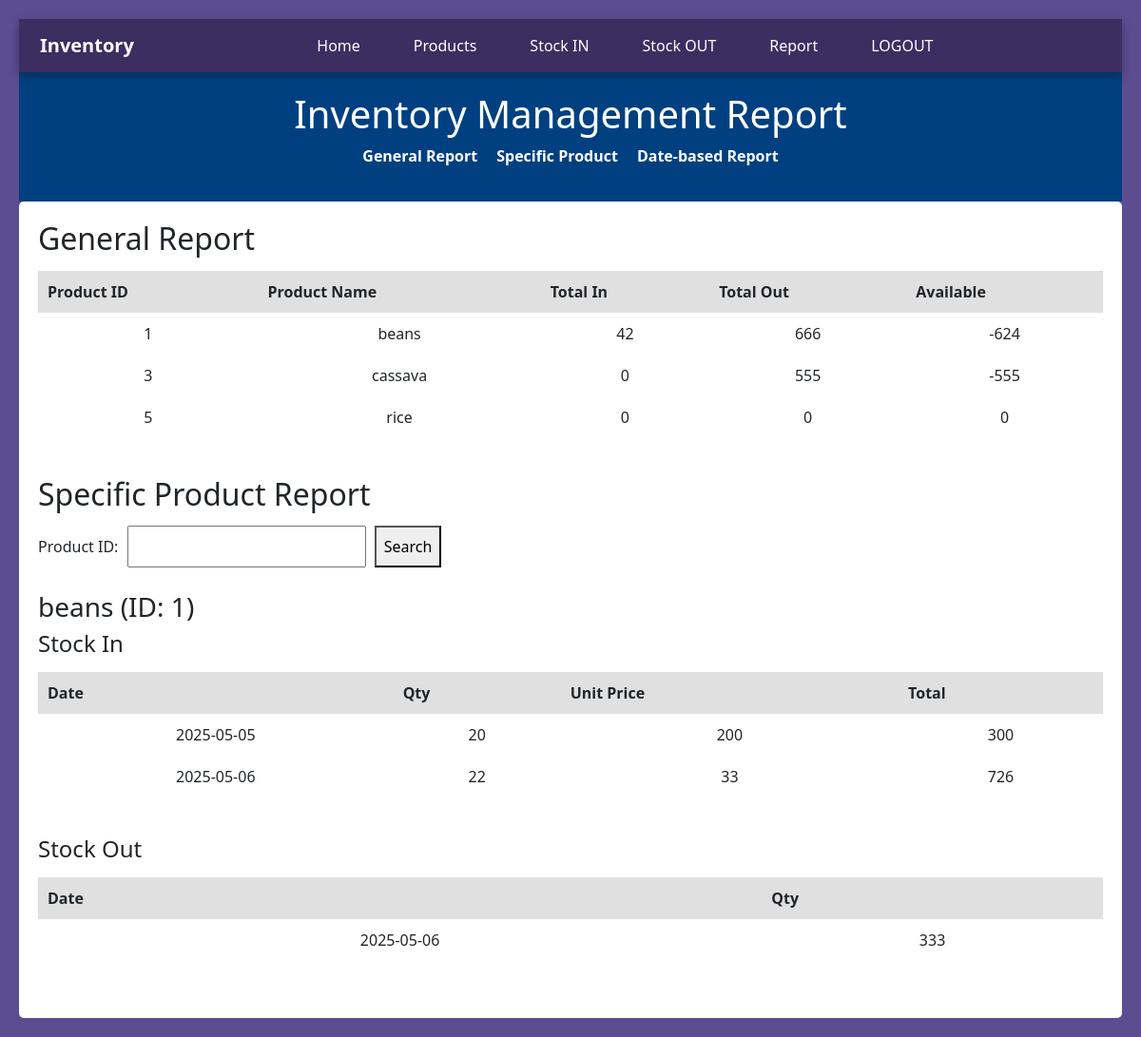
Screenshot of /specific.php?id=1 with the database file from the repository.
### tables this page shows
CREATE TABLE `products` (
  `Product_Id` int(11) NOT NULL,
  `Product_Name` varchar(250) NOT NULL
);

CREATE TABLE `stock_in` (
  `Product_Id` int(11) NOT NULL,
  `Date` date NOT NULL DEFAULT current_timestamp(),
  `Quantity` int(11) NOT NULL,
  `Unit_Price` int(11) NOT NULL,
  `Total_Price` int(11) NOT NULL
);

CREATE TABLE `stock_out` (
  `Product_Id_out` int(11) NOT NULL,
  `Date_out` date NOT NULL DEFAULT current_timestamp(),
  `Quantity_out` varchar(250) NOT NULL
);

### specific.php (the view, shortened to what this page needs)
<?php
include("connect.php")
?>
<!DOCTYPE html>
<html lang="en">
<head>
  <link href="https://cdn.jsdelivr.net/npm/bootstrap@5.3.3/dist/css/bootstrap.min.css" rel="stylesheet">
</head>
<body>
<nav class="navbar navbar-expand-lg navbar-custom">
  <div class="container">
    <a class="navbar-brand text-white fw-bold" href="#">Inventory</a>
    <div class="collapse navbar-collapse justify-content-center" id="navMenu">
      <ul class="navbar-nav">
        <li class="nav-item"><a class="nav-link" href="#">Home</a></li>
        <li class="nav-item"><a class="nav-link" href="product.php">Products</a></li>
        <li class="nav-item"><a class="nav-link" href="stock_in.php">Stock IN</a></li>
        <li class="nav-item"><a class="nav-link" href="stockout.php">Stock OUT</a></li>
        <li class="nav-item"><a class="nav-link" href="report.php">Report</a></li>
        <li class="nav-item"><a class="nav-link" href="logout.php">LOGOUT</a></li>
      </ul>
    </div>
  </div>
</nav>
<header>
    <h1>Inventory Management Report</h1>
    <nav>
        <ul>
            <li><a href="#general">General Report</a></li>
            <li><a href="#specific">Specific Product</a></li>
            <li><a href="#periodic">Date-based Report</a></li>
        </ul>
    </nav>
</header>
<main>
    <section id="general">
        <h2>General Report</h2>
        <table>
            <thead>
                <tr>
                    <th>Product ID</th>
                    <th>Product Name</th>
                    <th>Total In</th>
                    <th>Total Out</th>
                    <th>Available</th>
                </tr>
            </thead>
            <tbody>
                <?php
                $query = "
                    SELECT p.Product_Id, p.Product_Name,
                        COALESCE(SUM(si.Quantity), 0) AS TotalIn,
                        COALESCE(SUM(so.Quantity_out), 0) AS TotalOut
                    FROM products p
                    LEFT JOIN stock_in si ON p.Product_Id = si.Product_Id
                    LEFT JOIN stock_out so ON p.Product_Id = so.Product_Id_out
                    GROUP BY p.Product_Id
                ";
                $result = mysqli_query($conn, $query);
                while ($row = mysqli_fetch_assoc($result)) {
                    $available = $row['TotalIn'] - $row['TotalOut'];
                    echo "<tr>
                        <td>{$row['Product_Id']}</td>
                        <td>{$row['Product_Name']}</td>
                        <td>{$row['TotalIn']}</td>
                        <td>{$row['TotalOut']}</td>
                        <td>$available</td>
                    </tr>";
                }
                ?>
            </tbody>
        </table>
    </section>
    <section id="specific">
        <h2>Specific Product Report</h2>
        <form method="GET" action="#specific">
            <label>Product ID: <input type="number" name="id" required></label>
            <button type="submit">Search</button>
        </form>
        <?php if (isset($_GET['id'])):
            $id = intval($_GET['id']);
            $prod = mysqli_query($conn, "SELECT * FROM products WHERE Product_Id = $id");
            if ($product = mysqli_fetch_assoc($prod)):
        ?>
        <h3><?= $product['Product_Name'] ?> (ID: <?= $product['Product_Id'] ?>)</h3>
        <h4>Stock In</h4>
        <table>
            <thead><tr><th>Date</th><th>Qty</th><th>Unit Price</th><th>Total</th></tr></thead>
            <tbody>
            <?php
            $in = mysqli_query($conn, "SELECT * FROM stock_in WHERE Product_Id = $id");
            while ($row = mysqli_fetch_assoc($in)) {
                echo "<tr>
                    <td>{$row['Date']}</td>
                    <td>{$row['Quantity']}</td>
                    <td>{$row['Unit_Price']}</td>
                    <td>{$row['Total_Price']}</td>
                </tr>";
            }
            ?>
            </tbody>
        </table>
        <h4>Stock Out</h4>
        <table>
            <thead><tr><th>Date</th><th>Qty</th></tr></thead>
            <tbody>
            <?php
            $out = mysqli_query($conn, "SELECT * FROM stock_out WHERE Product_Id_out = $id");
            while ($row = mysqli_fetch_assoc($out)) {
                echo "<tr>
                    <td>{$row['Date_out']}</td>
                    <td>{$row['Quantity_out']}</td>
                </tr>";
            }
            ?>
            </tbody>
        </table>
        <?php else: ?>
            <p>No product found with ID <?= $id ?>.</p>
        <?php endif; endif; ?>
    </section>
</main>
</body>
</html>

### specific.php (style rules this page uses)
body { font-family: Arial, sans-serif; background: #f9f9f9; margin: 0; padding: 20px; }
header { background-color: #004080; color: white; padding: 20px; text-align: center; }
nav ul { list-style: none; padding-left: 0; display: flex; justify-content: center; gap: 20px; }
nav a { color: #fff; text-decoration: none; font-weight: bold; }
h2 { color: #004080; }
table { width: 100%; border-collapse: collapse; margin-top: 15px; margin-bottom: 40px; }
th, td { border: 1px solid #ccc; padding: 10px; text-align: center; }
th { background-color: #e0e0e0; }
form { margin-bottom: 20px; }
input[type="date"], input[type="number"], button { padding: 8px; margin: 5px; font-size: 1rem; }
main { padding: 20px; background: #fff; border-radius: 5px; }
body { background-color: #5c4d91; font-family: 'Segoe UI', Tahoma, Geneva, Verdana, sans-serif; }
.navbar-custom { background-color: #3c2e61; box-shadow: 0 4px 10px rgba(0, 0, 0, 0.3); }
.navbar-nav .nav-link { color: #fff !important; font-weight: 500; margin: 0 10px; position: relative; transition: all 0.3s ease-in-out; }
.navbar-nav .nav-link::after { content: ''; position: absolute; bottom: 0; left: 0; width: 0%; height: 3px; background-color: #ffc107; transition: width 0.4s ease-in-out; }

### rows the page displays
products: Product_Id "1", Product_Name "beans", TotalIn "42", TotalOut "666", available "-624"
products: Product_Id "3", Product_Name "cassava", TotalIn "0", TotalOut "555", available "-555"
products: Product_Id "5", Product_Name "rice", TotalIn "0", TotalOut "0", available "0"
stock_in: Date "2025-05-05", Quantity "20", Unit_Price "200", Total_Price "300"
stock_in: Date "2025-05-06", Quantity "22", Unit_Price "33", Total_Price "726"
stock_out: Date_out "2025-05-06", Quantity_out "333"
